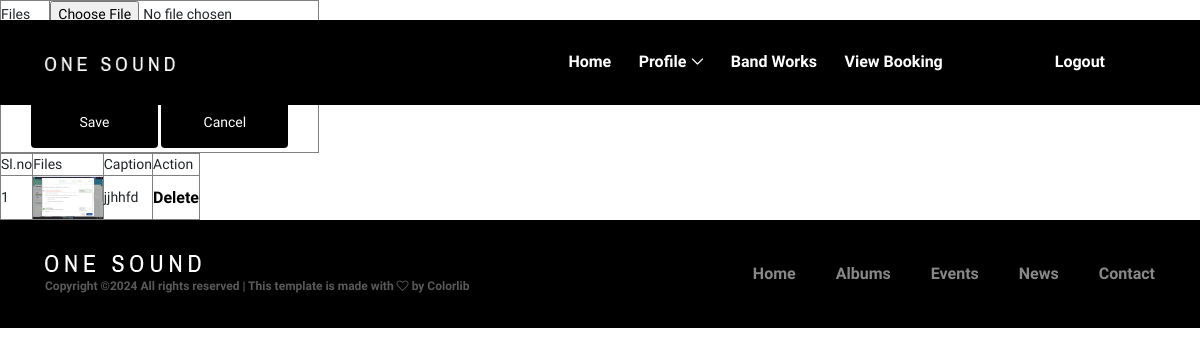
Screenshot of /MusicBand/BandGallery/1 with the database file from the repository.
### MusicBand/models.py (models this page shows)
class tbl_BandGallery(models.Model):
    BandGallery_caption=models.CharField(max_length=50)
    BandGallery_files=models.FileField(upload_to='GalleryDoc/')
    bandwork=models.ForeignKey(tbl_Bandworks,on_delete=models.CASCADE,null=True)

### MusicBand/views.py (the view)
# urls.py: path('BandGallery/<int:gid>',views.BandGallery,name="BandGallery"),
def BandGallery(request,gid):
    work=tbl_Bandworks.objects.get(id=gid)
    data=tbl_BandGallery.objects.filter(bandwork=work)
    if request.method=="POST":
        tbl_BandGallery.objects.create(BandGallery_files=request.FILES.get("files"),
                                        BandGallery_caption=request.POST.get("txt_gallerycaption"),
                                        bandwork=work)
        return redirect("musicband:BandGallery",gid=gid)
    else:
        return render(request,"musicband/BandGallery.html",{'data':data})

### MusicBand/Templates/MusicBand/BandGallery.html (shortened to what this page needs)
{% extends 'MusicBand/Header.html' %}
{% load static %}
    {% block content %}
    <form method="post" enctype="multipart/form-data">
    <table border="1" align="center">
    <tr>
        <td>Files</td>
        <td><input type="file" id="files" name="files"></td>
    </tr>
    <tr>
        <td>Caption</td>
        <td><input type="text" name="txt_gallerycaption" id="txt_gallerycaption"></td>
    </tr>
    <tr>
        <td colspan="2" align="center">
        <input type="submit" name="btn_save" id="btn_save" value="Save">
        <input type="submit" name="btn_cancel" id="btn_cancel" value="Cancel"></td>
    </tr>
</table>
</form>
    <table width="200" border="1">
        <tr>
            <td>Sl.no</td>
            <td>Files</td>
            <td>Caption</td>
            <td>Action</td>
        </tr>
        {% for i in data %}
        <tr>
            <td>{{forloop.counter}}</td>
            <td><img src="{{i.BandGallery_files.url}}" width="150" height="150"></td>
            <td>{{i.BandGallery_caption}}</td>
            <td><a href="{%  url 'musicband:delwork' i.id  %}">Delete</a></td>
        </tr>
        {%  endfor %}
    </table>
    {% endblock content %}

### Guest/static/main/style.css (style rules this page uses)
* { margin: 0; padding: 0; }
body { font-family: "Archivo Narrow", sans-serif; font-size: 14px; }
a, a:hover, a:focus { -webkit-transition-duration: 500ms; transition-duration: 500ms; text-decoration: none; outline: 0 solid transparent; color: #000000; font-weight: 700; font-size: 16px; font-family: "Archivo Narrow", sans-serif; }
img { height: auto; max-width: 100%; }

### Guest/static/mainform.css (style rules this page uses)
input[type=submit] { width: 40%; background-color: #000; color: white; padding: 15px; margin: 4px 0; border: none; border-radius: 4px; cursor: pointer; }

### Guest/static/main/css/classy-nav.css (style rules this page uses)
* { margin: 0; padding: 0; }
body { font-family: "Roboto", sans-serif; }
img { height: auto; max-width: 100%; }

### rows the page displays
tbl_BandGallery: BandGallery_files (picture), BandGallery_caption "jjhhfd"
